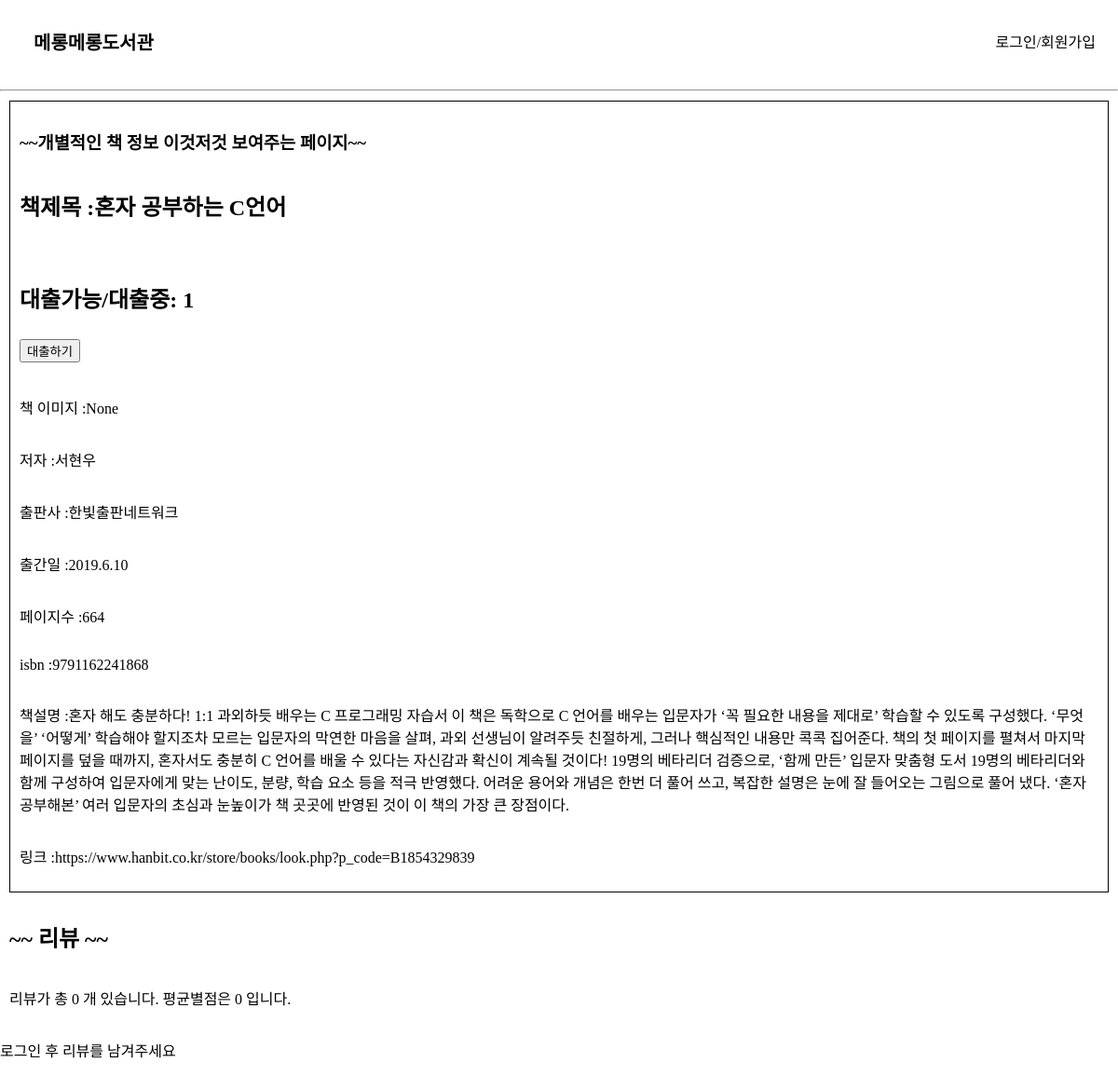
/book_info/26, run on an earlier commit of the app's database.
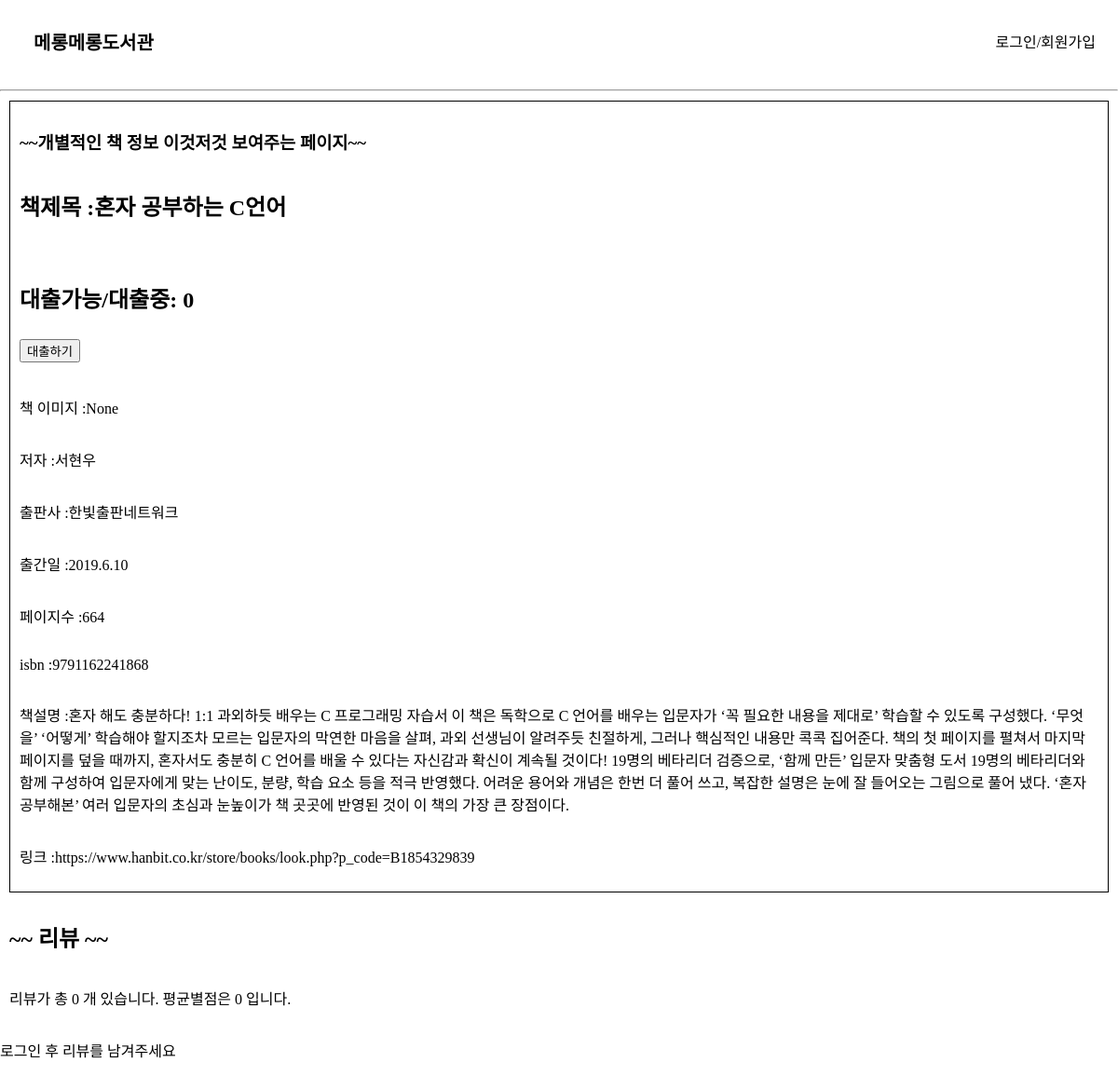
And on a later commit of the database.
### elicelibrary/models.py (models this page shows, shortened)
class Book(db.Model):
    __tablename__     = 'Book'
    id                = db.Column(db.Integer, primary_key=True, nullable=False, autoincrement=True, unique=True)
    title             = db.Column(db.String(45), nullable=False)
    author            = db.Column(db.String(45))
    publisher         = db.Column(db.String(45))
    publication_date  = db.Column(db.String(45))
    pages             = db.Column(db.Integer)
    isbn              = db.Column(db.String(45))
    registered_date   = db.Column(db.DateTime, default=datetime.utcnow)
    description       = db.Column(db.Text())    # 길이를 정할 수 없는 문자열은 Text를 쓰면 됨
    book_link         = db.Column(db.String(255))
    book_status       = db.Column(db.String(45))   # "1" :대출가능, "0" : 대출중 , "999" : 폐기    -> 선택형 변수에 적합한 데이터타입이 있을까?
    book_img          = db.Column(db.String(45))    # 책 표지만 바뀐 경우, 또는 책이 다르지만 같은 표지를 쓰는 경우가 있기 때문에 이미지 스토리지에서 같은 이미지의 반복을 막기 위해 별도의 책 이미지 식별 용 변수를 넣음
    at_user           = db.Column(db.String(45), default=None)

### elicelibrary/views/book_api.py (the view)
@book.route('/book_info/<int:book_id>', methods=["GET"])
def book_detail(book_id):
    book_info = Book.query.filter(Book.id == book_id).first()
    book_review = Review.query.filter(Review.isbn == book_info.isbn).all()
    rating_sum, rating_avg = 0, 0
    if book_review :
        for review in book_review:
            rating_sum += review.rating
        rating_avg = rating_sum / len(book_review)
    return render_template("book_detail.html", book = book_info, review_list = book_review, rating_avg = rating_avg, review_cnt = len(book_review))

### elicelibrary/templates/book_detail.html (shortened to what this page needs)
{% extends 'base.html' %}
{% block content %}
<div class="book-detail-info-container">
<h3>~~개별적인 책 정보 이것저것 보여주는 페이지~~</h3>
<h2> 책제목 :{{ book.title }}</h2>
<h2>
    <p>    대출가능/대출중: {{ book.book_status }}   </p>
    <form action="{{ url_for('book.checkout', book_id=book.id) }}" method="post">
        <input class='checkout-btn' type="submit" value="대출하기">
    </form>
</h2>
<p> 책 이미지 :{{ book.book_img }}</p>
<p> 저자 :{{ book.author }}</p>
<p> 출판사 :{{ book.publisher }}</p>
<p> 출간일 :{{ book.publication_date }}</p>
<p> 페이지수 :{{ book.pages }}</p>
<p> isbn :{{ book.isbn }}</p>
<p> 책설명 :{{ book.description }}</p>
<p> 링크 :{{ book.book_link }}</p>
</div>
<div class="review-container">
    <h2>~~ 리뷰 ~~</h2>
    <p>리뷰가 총 {{ review_cnt }} 개 있습니다. 평균별점은 {{ rating_avg }} 입니다. </p>
</div>
{% if session['login_id'] %}
<h3>리뷰 작성</h3>
<form action="{{ url_for('book.write_review', book_id=book.id) }}" method="post">
    <select name="star">
        <option value="1">1점</option>
        <option value="2">2점</option>
        <option value="3">3점</option>
        <option value="4">4점</option>
        <option value="5">5점</option>
    </select>
    <div class="form-group">
        <label for="review">리뷰</label>
        <input class="form-control" name="review" id="review" placeholder="리뷰를 작성해주세요."></input>
    </div>
    <input class="btn btn-primary" type="submit" value="리뷰 올리기">
</form>
{% else %}
<p>로그인 후 리뷰를 남겨주세요</p>
{% endif %}
{% endblock %}

What changed in the data, as far as the page shows it:
changed Book "혼자 공부하는 C언어": book_status "1" → "0"
